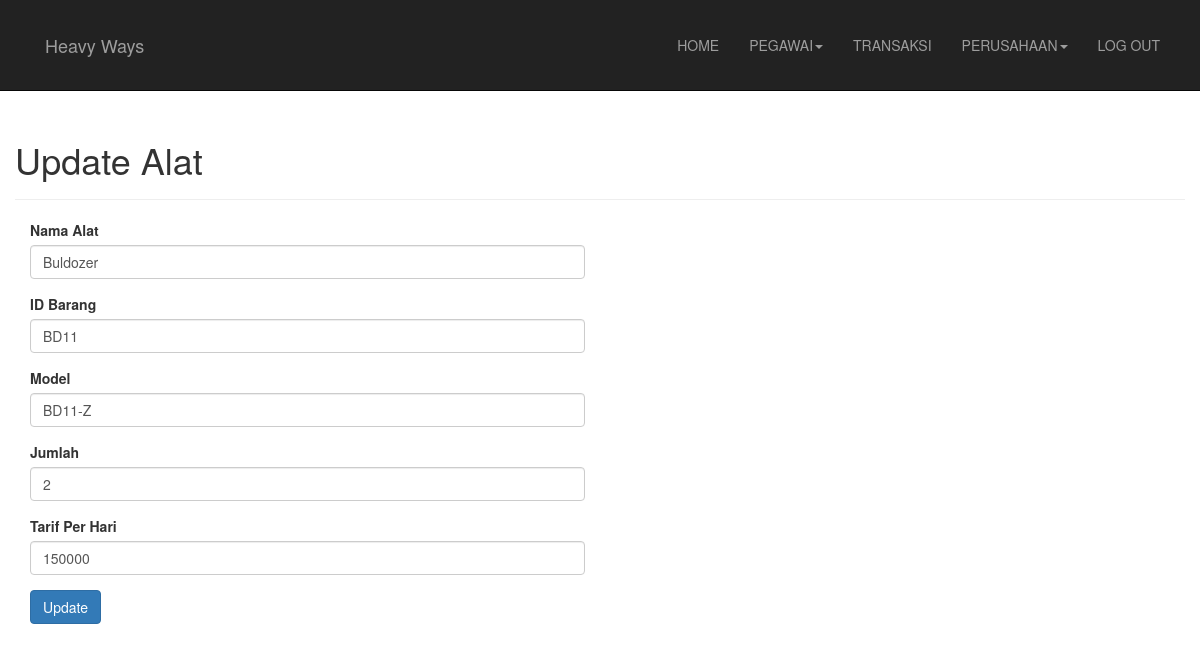
/updateStock.php?id=BD11 (signed in), run on the app's committed database.
### tables this page shows
CREATE TABLE `alat_db` (
  `nama_alat` varchar(100) NOT NULL,
  `id` varchar(50) NOT NULL,
  `model` varchar(100) NOT NULL,
  `jumlah` int(50) NOT NULL,
  `photo` varchar(100) NOT NULL,
  `owner` varchar(100) NOT NULL,
  `tarif` varchar(100) NOT NULL
);

### updateStock.php (the view, shortened to what this page needs)
<?php
  include("Koneksi.php");
  $mID = $_GET['id'];
    $q = "SELECT * FROM alat_db WHERE id='".$mID."'";
    $dbq = mysqli_query($koneksi, $q);
    $row = mysqli_fetch_array($dbq);
include("layout.php");
?>
<head>
 	<link rel="stylesheet" href="css/bootstrap.min.css" />
 </head>
 <script src="js/bootstrap.min.js"></script><div class="container up">
  <div class="row">
    <div class="page-header">
      <h1>Update Alat</h1>
    </div>
    <div class="col-lg-6">
<form method="post" action="prosesUpdateStock.php">
              <div class="form-group">
								<label for="NamaAlat">Nama Alat</label>
                <input type="text" class="form-control" id="NamaAlat" name="NamaAlat" value="<?php echo $row['nama_alat']; ?>"/>
              </div>
              <div class="form-group">
                <label for="ID">ID Barang</label>
                <input type="text" class="form-control" id="ID" name="ID" value="<?php echo $row['id']; ?>" />
              </div>
              <div class="form-group">
                <label for="Model">Model</label>
                <input type="text" class="form-control" id="Model" name="Model" value="<?php echo $row['model']; ?>" />
              </div>
              <div class="form-group">
                <label for="Jumlah">Jumlah</label>
                <input type="text" class="form-control" id="Jumlah" name="Jumlah" value="<?php echo $row['jumlah']; ?>" />
              </div>
              <div class="form-group">
                <label for="Tarif">Tarif Per Hari</label>
                <input type="text" class="form-control" id="Tarif" name="Tarif" value="<?php echo $row['tarif']; ?>" />
              </div>
              <div class="form-group">
                <input type="submit" class="btn btn-md btn-primary" value="Update" />
              </div>
</form>
</div>
</div>
</div>

### layout.php (style rules this page uses)
.up { margin-top: 100px; }

### data on the page
alat_db: NamaAlat "Buldozer", ID "BD11", Model "BD11-Z", Jumlah "2", Tarif "150000"
